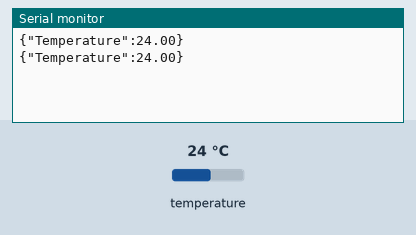
Recording of a sketch running on a simulated Arduino Uno, built with avr-gcc and run on an emulated ATmega328P. On the bench: the last lines printed to the serial monitor. The inputs (shaded band) are chosen by the test bench; at power-on: temperature 24 °C.

Above: at 1.3 s.
1.4 s: temperature set to 12 °C
At 2.6 s:
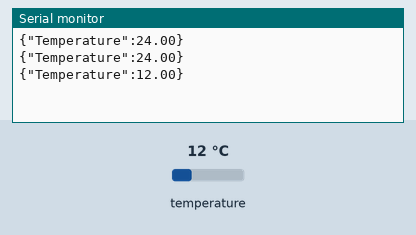
2.9 s: temperature set to 19 °C
At 4.0 s:
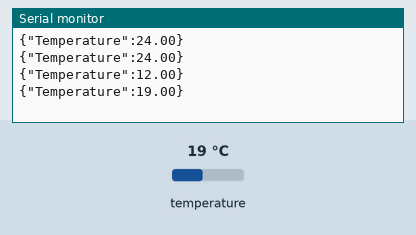
Timing chart, 0 to 5.9 s (numbered marks = the images above; inputs shaded):
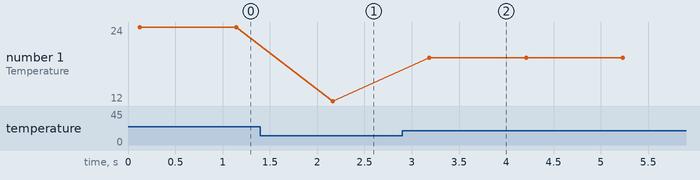

Measured:
- after the input at 1.4 s, the serial monitor: prints a new line after 0.77 s (image 1)
- after the input at 2.9 s, the serial monitor: prints a new line after 0.29 s (image 2)
- plotted number 1: 24 → 12 after the input at 1.4 s, 12 → 19 after the input at 2.9 s

The sketch:

V3_ESP8266WiFi-UNO.ino
```cpp
#include <OneWire.h>
#include <ArduinoJson.h>


int DS18S20_Pin = 2;
OneWire ds(DS18S20_Pin);


void setup() {
  Serial.begin(9600);
  delay(100);
  }


void loop() {
    float temperature = getTemp();
      Serial.print("{\"Temperature\":");
      Serial.print(temperature);
      Serial.println("}");
     delay(1000);
}
/***********************************************************************
                         温度处理函数
 ***********************************************************************/
float getTemp(){
  byte data[12];
  byte addr[8];
  if ( !ds.search(addr)) {
      //no more sensors on chain, reset search
      ds.reset_search();
      return -1000;
      }
  if ( OneWire::crc8( addr, 7) != addr[7]) {
      Serial.println("CRC is not valid!");
      return -1000;
      }
  if ( addr[0] != 0x10 && addr[0] != 0x28) {
      Serial.print("Device is not recognized");
      return -1000;
      }
  ds.reset();
  ds.select(addr);
  ds.write(0x44,1); // start conversion, with parasite power on at the end
  byte present = ds.reset();
  ds.select(addr);
  ds.write(0xBE); // Read Scratchpad
  for (int i = 0; i < 9; i++) { // we need 9 bytes
    data[i] = ds.read();
  }
  ds.reset_search();
  byte MSB = data[1];
  byte LSB = data[0];
  float tempRead = ((MSB << 8) | LSB); //using two's compliment
  float TemperatureSum = tempRead / 16;
  return TemperatureSum;
}
```
